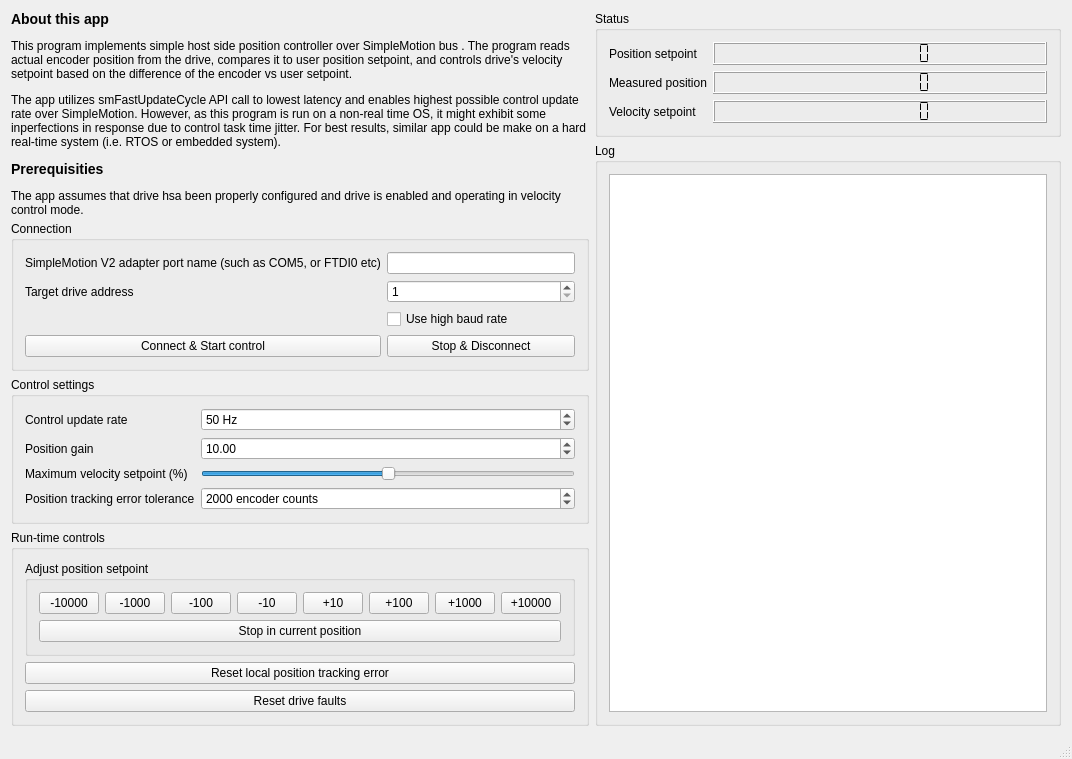
<?xml version="1.0" encoding="UTF-8"?>
<ui version="4.0">
 <class>MW</class>
 <widget class="QMainWindow" name="MW">
  <property name="geometry">
   <rect>
    <x>0</x>
    <y>0</y>
    <width>1072</width>
    <height>759</height>
   </rect>
  </property>
  <property name="windowTitle">
   <string>SimpleMotion Real-time control example</string>
  </property>
  <widget class="QWidget" name="centralWidget">
   <layout class="QHBoxLayout" name="horizontalLayout_2">
    <item>
     <layout class="QVBoxLayout" name="verticalLayout_4">
      <item>
       <widget class="QLabel" name="label_7">
        <property name="text">
         <string>&lt;html&gt;&lt;head/&gt;&lt;body&gt;&lt;p&gt;&lt;span style=&quot; font-size:large; font-weight:600;&quot;&gt;About this app&lt;/span&gt;&lt;/p&gt;&lt;p&gt;This program implements simple host side position controller over SimpleMotion bus . The program reads actual encoder position from the drive, compares it to user position setpoint, and controls drive's velocity setpoint based on the difference of the encoder vs user setpoint.&lt;/p&gt;&lt;p&gt;The app utilizes smFastUpdateCycle API call to lowest latency and enables highest possible control update rate over SimpleMotion. However, as this program is run on a non-real time OS, it might exhibit some inperfections in response due to control task time jitter. For best results, similar app could be make on a hard real-time system (i.e. RTOS or embedded system).&lt;/p&gt;&lt;p&gt;&lt;span style=&quot; font-size:large; font-weight:600;&quot;&gt;Prerequisities&lt;/span&gt;&lt;/p&gt;&lt;p&gt;The app assumes that drive hsa been properly configured and drive is enabled and operating in velocity control mode.&lt;/p&gt;&lt;/body&gt;&lt;/html&gt;</string>
        </property>
        <property name="wordWrap">
         <bool>true</bool>
        </property>
       </widget>
      </item>
      <item>
       <widget class="QGroupBox" name="groupBox">
        <property name="title">
         <string>Connection</string>
        </property>
        <layout class="QGridLayout" name="gridLayout_3">
         <item row="0" column="0">
          <widget class="QLabel" name="label_2">
           <property name="text">
            <string>SimpleMotion V2 adapter port name (such as COM5, or FTDI0 etc)</string>
           </property>
          </widget>
         </item>
         <item row="0" column="1">
          <widget class="QLineEdit" name="busName">
           <property name="maxLength">
            <number>32</number>
           </property>
          </widget>
         </item>
         <item row="1" column="0">
          <widget class="QLabel" name="label_3">
           <property name="text">
            <string>Target drive address</string>
           </property>
          </widget>
         </item>
         <item row="1" column="1">
          <widget class="QSpinBox" name="deviceAddress">
           <property name="minimum">
            <number>1</number>
           </property>
           <property name="maximum">
            <number>255</number>
           </property>
           <property name="value">
            <number>1</number>
           </property>
          </widget>
         </item>
         <item row="3" column="0">
          <widget class="QPushButton" name="connect">
           <property name="text">
            <string>Connect &amp;&amp; Start control</string>
           </property>
          </widget>
         </item>
         <item row="3" column="1">
          <widget class="QPushButton" name="disconnect">
           <property name="text">
            <string>Stop &amp;&amp; Disconnect</string>
           </property>
          </widget>
         </item>
         <item row="2" column="1">
          <widget class="QCheckBox" name="useHighBaudRate">
           <property name="text">
            <string>Use high baud rate</string>
           </property>
          </widget>
         </item>
        </layout>
       </widget>
      </item>
      <item>
       <widget class="QGroupBox" name="groupBox_2">
        <property name="title">
         <string>Control settings</string>
        </property>
        <layout class="QGridLayout" name="gridLayout">
         <item row="0" column="0">
          <widget class="QLabel" name="label">
           <property name="text">
            <string>Control update rate</string>
           </property>
          </widget>
         </item>
         <item row="0" column="1">
          <widget class="QSpinBox" name="updateRate">
           <property name="suffix">
            <string> Hz</string>
           </property>
           <property name="minimum">
            <number>20</number>
           </property>
           <property name="maximum">
            <number>500</number>
           </property>
           <property name="singleStep">
            <number>10</number>
           </property>
           <property name="value">
            <number>50</number>
           </property>
          </widget>
         </item>
         <item row="1" column="0">
          <widget class="QLabel" name="label_4">
           <property name="text">
            <string>Position gain</string>
           </property>
          </widget>
         </item>
         <item row="3" column="1">
          <widget class="QSpinBox" name="trackingErrorTolerance">
           <property name="suffix">
            <string> encoder counts</string>
           </property>
           <property name="minimum">
            <number>200</number>
           </property>
           <property name="maximum">
            <number>1000000</number>
           </property>
           <property name="singleStep">
            <number>500</number>
           </property>
           <property name="value">
            <number>2000</number>
           </property>
          </widget>
         </item>
         <item row="1" column="1">
          <widget class="QDoubleSpinBox" name="positionGain">
           <property name="maximum">
            <double>9999.989999999999782</double>
           </property>
           <property name="value">
            <double>10.000000000000000</double>
           </property>
          </widget>
         </item>
         <item row="3" column="0">
          <widget class="QLabel" name="label_5">
           <property name="text">
            <string>Position tracking error tolerance</string>
           </property>
          </widget>
         </item>
         <item row="2" column="0">
          <widget class="QLabel" name="label_8">
           <property name="text">
            <string>Maximum velocity setpoint (%)</string>
           </property>
          </widget>
         </item>
         <item row="2" column="1">
          <widget class="QSlider" name="maxSpeed">
           <property name="maximum">
            <number>100</number>
           </property>
           <property name="sliderPosition">
            <number>50</number>
           </property>
           <property name="orientation">
            <enum>Qt::Horizontal</enum>
           </property>
          </widget>
         </item>
        </layout>
       </widget>
      </item>
      <item>
       <widget class="QGroupBox" name="groupBox_4">
        <property name="title">
         <string>Run-time controls</string>
        </property>
        <layout class="QGridLayout" name="gridLayout_2">
         <item row="3" column="0">
          <widget class="QPushButton" name="resetDriveFaults">
           <property name="text">
            <string>Reset drive faults</string>
           </property>
          </widget>
         </item>
         <item row="0" column="0">
          <widget class="QGroupBox" name="groupBox_5">
           <property name="title">
            <string>Adjust position setpoint</string>
           </property>
           <layout class="QVBoxLayout" name="verticalLayout_3">
            <item>
             <layout class="QHBoxLayout" name="horizontalLayout">
              <item>
               <widget class="QPushButton" name="decrement10000">
                <property name="maximumSize">
                 <size>
                  <width>60</width>
                  <height>16777215</height>
                 </size>
                </property>
                <property name="text">
                 <string>-10000</string>
                </property>
               </widget>
              </item>
              <item>
               <widget class="QPushButton" name="decrement1000">
                <property name="maximumSize">
                 <size>
                  <width>60</width>
                  <height>16777215</height>
                 </size>
                </property>
                <property name="text">
                 <string>-1000</string>
                </property>
               </widget>
              </item>
              <item>
               <widget class="QPushButton" name="decrement100">
                <property name="maximumSize">
                 <size>
                  <width>60</width>
                  <height>16777215</height>
                 </size>
                </property>
                <property name="text">
                 <string>-100</string>
                </property>
               </widget>
              </item>
              <item>
               <widget class="QPushButton" name="decrement10">
                <property name="maximumSize">
                 <size>
                  <width>60</width>
                  <height>16777215</height>
                 </size>
                </property>
                <property name="text">
                 <string>-10</string>
                </property>
               </widget>
              </item>
              <item>
               <widget class="QPushButton" name="increment10">
                <property name="sizePolicy">
                 <sizepolicy hsizetype="Minimum" vsizetype="Fixed">
                  <horstretch>0</horstretch>
                  <verstretch>0</verstretch>
                 </sizepolicy>
                </property>
                <property name="maximumSize">
                 <size>
                  <width>60</width>
                  <height>16777215</height>
                 </size>
                </property>
                <property name="text">
                 <string>+10</string>
                </property>
               </widget>
              </item>
              <item>
               <widget class="QPushButton" name="increment100">
                <property name="maximumSize">
                 <size>
                  <width>60</width>
                  <height>16777215</height>
                 </size>
                </property>
                <property name="text">
                 <string>+100</string>
                </property>
               </widget>
              </item>
              <item>
               <widget class="QPushButton" name="increment1000">
                <property name="maximumSize">
                 <size>
                  <width>60</width>
                  <height>16777215</height>
                 </size>
                </property>
                <property name="text">
                 <string>+1000</string>
                </property>
               </widget>
              </item>
              <item>
               <widget class="QPushButton" name="increment10000">
                <property name="maximumSize">
                 <size>
                  <width>60</width>
                  <height>16777215</height>
                 </size>
                </property>
                <property name="text">
                 <string>+10000</string>
                </property>
               </widget>
              </item>
             </layout>
            </item>
            <item>
             <widget class="QPushButton" name="stopInCurrentPosition">
              <property name="text">
               <string>Stop in current position</string>
              </property>
             </widget>
            </item>
           </layout>
          </widget>
         </item>
         <item row="2" column="0">
          <widget class="QPushButton" name="resetLocalTrackingError">
           <property name="text">
            <string>Reset local position tracking error</string>
           </property>
          </widget>
         </item>
        </layout>
       </widget>
      </item>
      <item>
       <spacer name="verticalSpacer">
        <property name="orientation">
         <enum>Qt::Vertical</enum>
        </property>
        <property name="sizeHint" stdset="0">
         <size>
          <width>20</width>
          <height>40</height>
         </size>
        </property>
       </spacer>
      </item>
     </layout>
    </item>
    <item>
     <layout class="QVBoxLayout" name="verticalLayout">
      <item>
       <widget class="QGroupBox" name="groupBox_6">
        <property name="sizePolicy">
         <sizepolicy hsizetype="Preferred" vsizetype="Maximum">
          <horstretch>0</horstretch>
          <verstretch>0</verstretch>
         </sizepolicy>
        </property>
        <property name="title">
         <string>Status</string>
        </property>
        <layout class="QFormLayout" name="formLayout">
         <item row="1" column="0">
          <widget class="QLabel" name="label_6">
           <property name="text">
            <string>Position setpoint</string>
           </property>
          </widget>
         </item>
         <item row="2" column="0">
          <widget class="QLabel" name="label_9">
           <property name="text">
            <string>Measured position</string>
           </property>
          </widget>
         </item>
         <item row="3" column="0">
          <widget class="QLabel" name="label_11">
           <property name="text">
            <string>Velocity setpoint</string>
           </property>
          </widget>
         </item>
         <item row="1" column="1">
          <widget class="QLCDNumber" name="posSetpoint">
           <property name="digitCount">
            <number>10</number>
           </property>
           <property name="segmentStyle">
            <enum>QLCDNumber::Flat</enum>
           </property>
          </widget>
         </item>
         <item row="2" column="1">
          <widget class="QLCDNumber" name="measuredPosition">
           <property name="digitCount">
            <number>10</number>
           </property>
           <property name="segmentStyle">
            <enum>QLCDNumber::Flat</enum>
           </property>
          </widget>
         </item>
         <item row="3" column="1">
          <widget class="QLCDNumber" name="velocitySetpoint">
           <property name="digitCount">
            <number>10</number>
           </property>
           <property name="segmentStyle">
            <enum>QLCDNumber::Flat</enum>
           </property>
          </widget>
         </item>
        </layout>
       </widget>
      </item>
      <item>
       <widget class="QGroupBox" name="groupBox_3">
        <property name="title">
         <string>Log</string>
        </property>
        <layout class="QVBoxLayout" name="verticalLayout_2">
         <item>
          <widget class="QPlainTextEdit" name="log"/>
         </item>
        </layout>
       </widget>
      </item>
     </layout>
    </item>
   </layout>
  </widget>
  <widget class="QStatusBar" name="statusBar"/>
 </widget>
 <layoutdefault spacing="6" margin="11"/>
 <resources/>
 <connections/>
</ui>
